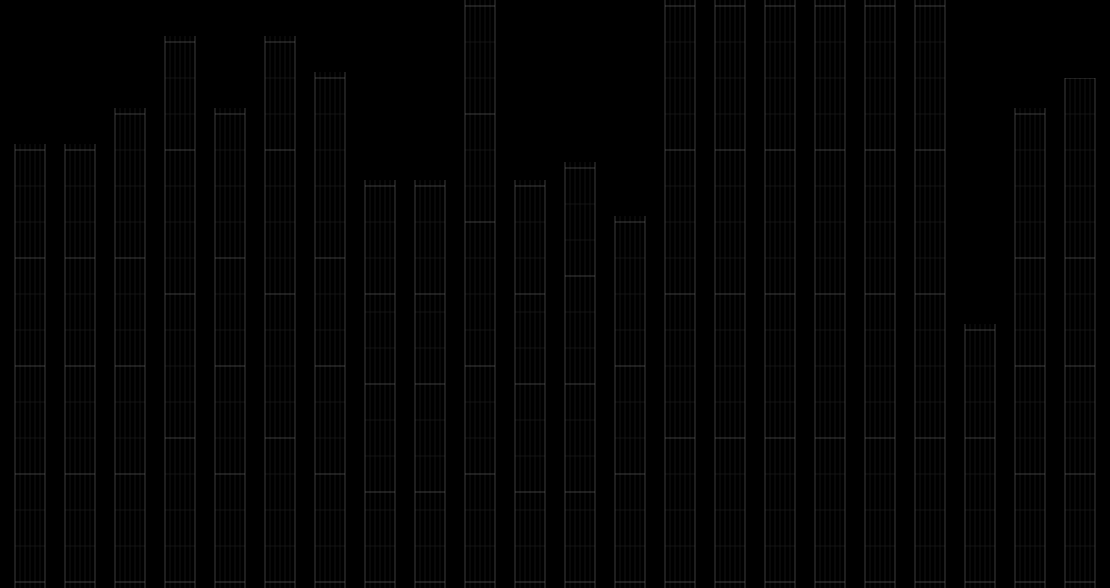
#> input picture data/image/205bg.png, 4440 x 2352 px (shown at 1/4 size)
$ python sub.py
#> lines starting #> are read from the running program, lines starting #| are printed output that depends on the picture
import cv2  #OpenCVのインポート

img="image/205bg.png" #開く画像ファイル名
# img1="image/data155mst.png" #開く画像ファイル名
threshold=127 #二値化閾値

img_color= cv2.imread(img) #画像を読み出しオブジェクトimg_colorに代入
#> img_color is the input picture: shape (2352, 4440, 3); min 0, max 119, mean 3.8
img_gray = cv2.imread(img,cv2.IMREAD_GRAYSCALE) #画像をグレースケールで読み出しオブジェクトimg_grayに代入
#> img_gray: shape (2352, 4440); min 0, max 119, mean 3.8

# img_color1= cv2.imread(img1) #画像を読み出しオブジェクトimg_colorに代入
# img_gray1 = cv2.imread(img1,cv2.IMREAD_GRAYSCALE) #画像をグレースケールで読み出しオブジェクトimg_grayに代入

img_h,img_w,_=img_color.shape
#> img_h = 2352; img_w = 4440

img_a=img_h-180
#> img_a = 2172

image_cut = img_gray[img_a:img_h-23,0:201]
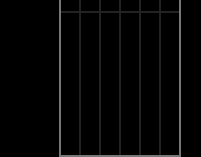
#> image_cut: shape (157, 201); min 0, max 119, mean 5.2
# image_cut1 = img_gray1[img_h-172:img_h-23,0:201]

cv2.imwrite("out_sampl.png", image_cut)
# cv2.imwrite("out_sampl1.png", image_cut1)

print(int(img_h/146))
#| 16

$ run again, with data/image/data155mst.png copied over data/image/205bg.png
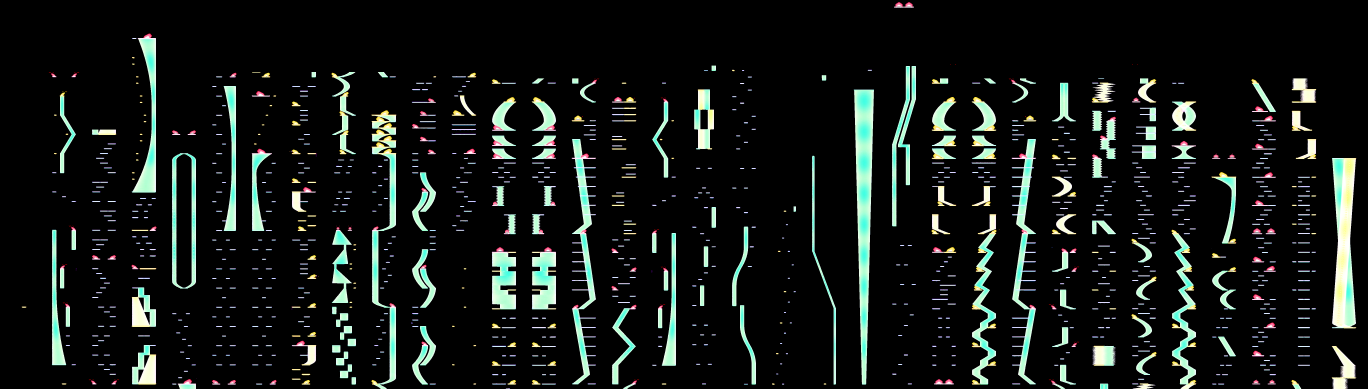
#> input picture data/image/data155mst.png, 6840 x 1944 px (shown at 1/5 size)
#> img_color is the input picture: shape (1944, 6840, 3); mean B, G, R 22.1, 24.5, 20.2
#> `img_gray = cv2.imread(img,cv2.IMREAD_GRAYSCALE)`:
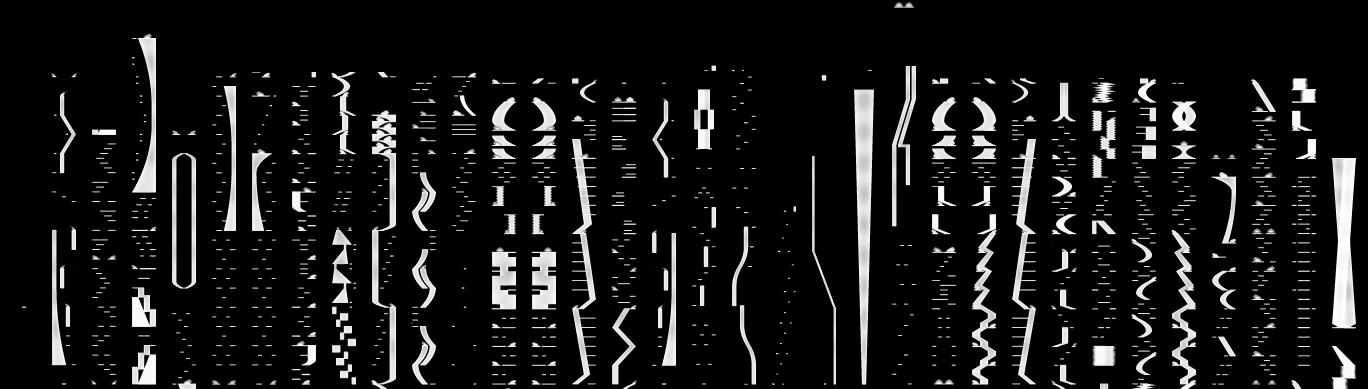
#> img_gray: shape (1944, 6840) (shown at 1/5 size); min 0, max 255, mean 22.9
#> image_cut: shape (157, 201); every value is 0
#| 13

$ run again, with data/image/004bg.png copied over data/image/205bg.png
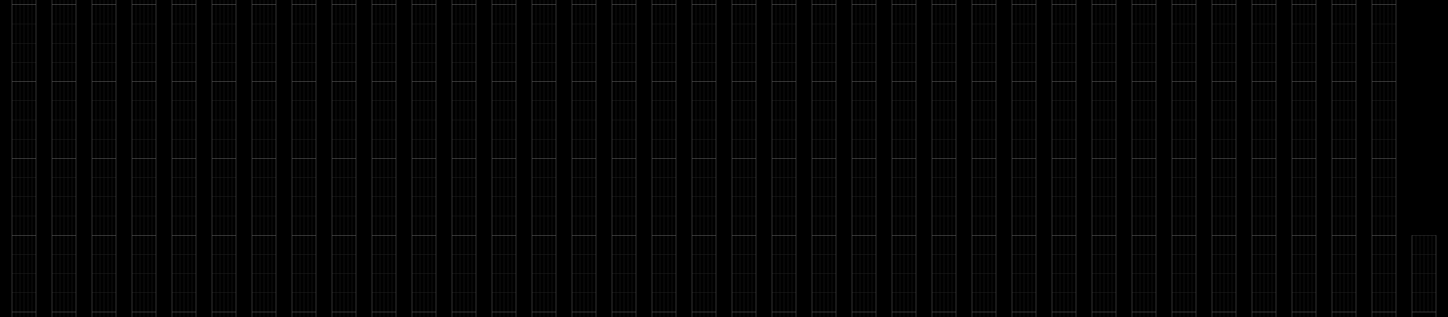
#> input picture data/image/004bg.png, 7240 x 1584 px (shown at 1/5 size)
#> img_color is the input picture: shape (1584, 7240, 3); min 0, max 119, mean 4.7
#> `image_cut = img_gray[img_a:img_h-23,0:201]`:
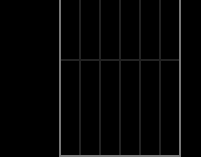
#> image_cut: shape (157, 201); min 0, max 119, mean 5.2
#| 10

$ run again, with data/image/087bg.png copied over data/image/205bg.png
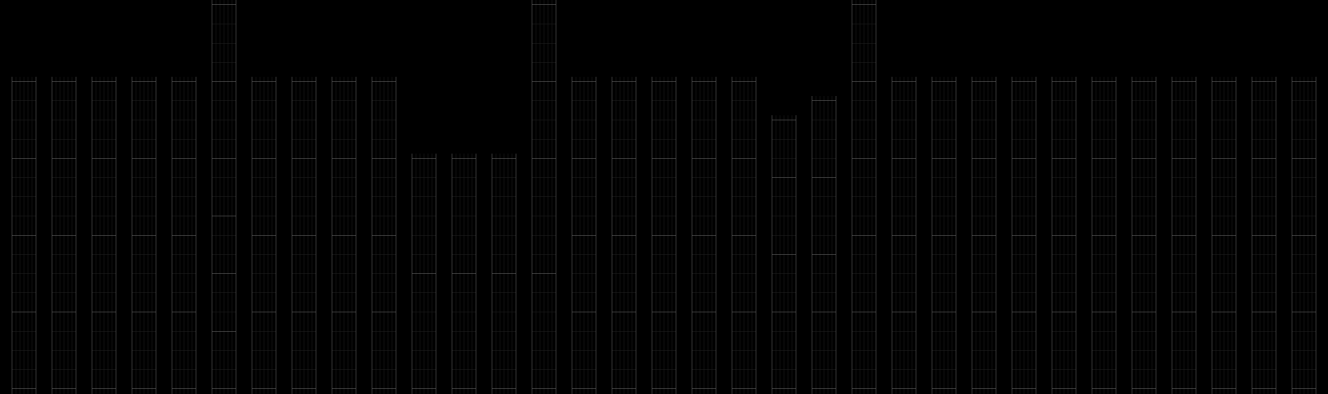
#> input picture data/image/087bg.png, 6640 x 1968 px (shown at 1/5 size)
#> img_color is the input picture: shape (1968, 6640, 3); min 0, max 119, mean 3.8
#> `image_cut = img_gray[img_a:img_h-23,0:201]`:
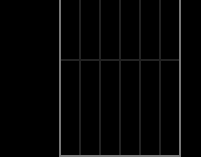
#> image_cut: shape (157, 201); min 0, max 119, mean 5.2
#| 13
